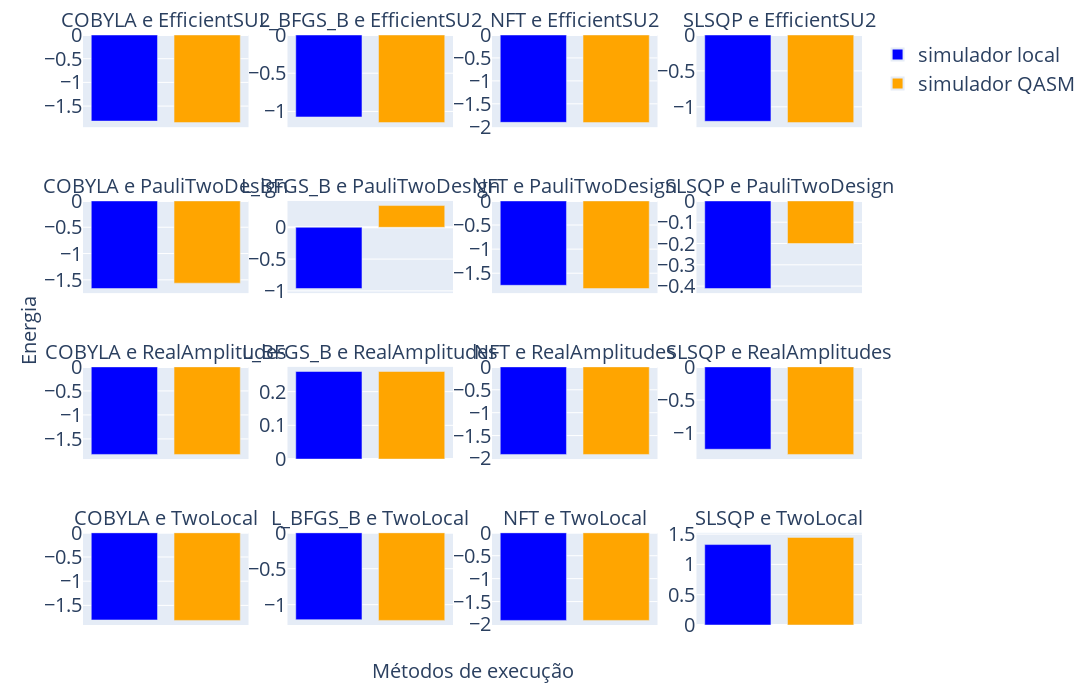

Notebook cell for this chart:
### Code cell
copia_resultados_vqe_4 = resultados_vqe_4.copy()

combinacoes = [f"{otimizador} e {ansatz}" for otimizador, ansatz in copia_resultados_vqe_4.index.unique()]
cores = {'valor_otimo_encontrado': 'blue', 'valor_otimo_encontrado_simulador': 'orange', 'valor_otimo_encontrado_computador_quantico':'cyan'}
nomes = {'valor_otimo_encontrado': 'simulador local', 'valor_otimo_encontrado_simulador': 'simulador QASM', 'valor_otimo_encontrado_computador_quantico':'IBM Brisbane'}
cols_appeared = []

fig = make_subplots(rows=4, cols=4, subplot_titles=combinacoes, 
                    x_title='Métodos de execução', y_title='Energia', 
                    shared_xaxes=False, shared_yaxes=False)

for i, (otimizador, ansatz) in enumerate(copia_resultados_vqe_4.index.unique()):

    df_subset = copia_resultados_vqe_4.loc[
        (copia_resultados_vqe_4.index.get_level_values(0) == otimizador) &
        (copia_resultados_vqe_4.index.get_level_values(1) == ansatz)
    ]

    valores = df_subset[['valor_otimo_encontrado', 'valor_otimo_encontrado_simulador']]

    for idx, col in enumerate(valores.columns):
        nome_fig = f'{otimizador}-{ansatz}-{col}'
        legenda_bool = False

        if not col in cols_appeared:
            nome_fig = f'{nomes[col]}'
            legenda_bool = True
        
        fig.add_trace(
            go.Bar(x=[col], 
                    y=[valores[col].values[0]],
                    name=nome_fig,
                    marker_color=cores[col],
                    showlegend=legenda_bool),
            row=(i // 4) + 1,
            col=(i % 4) + 1
        )
        cols_appeared.append(col)

        fig.update_xaxes(showticklabels=False, title_text='', row=(i // 4) + 1, col=(i % 4) + 1)

fig.update_layout(
                  showlegend=True,
                  xaxis_title='',
                  yaxis_title='',
                  width = 2200,
                  height = 700,
                  font = dict(size=20),
                  legend_itemsizing="constant",
                  margin = dict(l=35, r=35, t=35, b=75),
                  )

fig.update_annotations(font_size=20)

nome_figura = f"figuras_dados/vqe_4_comparacao_metodos.png"
fig.write_image(nome_figura, width=2200, height=700)

fig.show()

### Figure 1 — Plotly figure (JSON) as saved in the notebook; plotly's stock layout.template omitted (floating-point values rounded to 4 significant figures)
{"data": [{"marker": {"color": "blue"}, "name": "simulador local", "showlegend": true, "type": "bar", "x": ["valor_otimo_encontrado"], "xaxis": "x", "y": [-1.817], "yaxis": "y"}, {"marker": {"color": "orange"}, "name": "simulador QASM", "showlegend": true, "type": "bar", "x": ["valor_otimo_encontrado_simulador"], "xaxis": "x", "y": [-1.848], "yaxis": "y"}, {"marker": {"color": "blue"}, "name": "L_BFGS_B-EfficientSU2-valor_otimo_encontrado", "showlegend": false, "type": "bar", "x": ["valor_otimo_encontrado"], "xaxis": "x2", "y": [-1.072], "yaxis": "y2"}, {"marker": {"color": "orange"}, "name": "L_BFGS_B-EfficientSU2-valor_otimo_encontrado_simulador", "showlegend": false, "type": "bar", "x": ["valor_otimo_encontrado_simulador"], "xaxis": "x2", "y": [-1.146], "yaxis": "y2"}, {"marker": {"color": "blue"}, "name": "NFT-EfficientSU2-valor_otimo_encontrado", "showlegend": false, "type": "bar", "x": ["valor_otimo_encontrado"], "xaxis": "x3", "y": [-1.904], "yaxis": "y3"}, {"marker": {"color": "orange"}, "name": "NFT-EfficientSU2-valor_otimo_encontrado_simulador", "showlegend": false, "type": "bar", "x": ["valor_otimo_encontrado_simulador"], "xaxis": "x3", "y": [-1.91], "yaxis": "y3"}, {"marker": {"color": "blue"}, "name": "SLSQP-EfficientSU2-valor_otimo_encontrado", "showlegend": false, "type": "bar", "x": ["valor_otimo_encontrado"], "xaxis": "x4", "y": [-1.202], "yaxis": "y4"}, {"marker": {"color": "orange"}, "name": "SLSQP-EfficientSU2-valor_otimo_encontrado_simulador", "showlegend": false, "type": "bar", "x": ["valor_otimo_encontrado_simulador"], "xaxis": "x4", "y": [-1.22], "yaxis": "y4"}, {"marker": {"color": "blue"}, "name": "COBYLA-PauliTwoDesign-valor_otimo_encontrado", "showlegend": false, "type": "bar", "x": ["valor_otimo_encontrado"], "xaxis": "x5", "y": [-1.665], "yaxis": "y5"}, {"marker": {"color": "orange"}, "name": "COBYLA-PauliTwoDesign-valor_otimo_encontrado_simulador", "showlegend": false, "type": "bar", "x": ["valor_otimo_encontrado_simulador"], "xaxis": "x5", "y": [-1.563], "yaxis": "y5"}, {"marker": {"color": "blue"}, "name": "L_BFGS_B-PauliTwoDesign-valor_otimo_encontrado", "showlegend": false, "type": "bar", "x": ["valor_otimo_encontrado"], "xaxis": "x6", "y": [-0.963], "yaxis": "y6"}, {"marker": {"color": "orange"}, "name": "L_BFGS_B-PauliTwoDesign-valor_otimo_encontrado_simulador", "showlegend": false, "type": "bar", "x": ["valor_otimo_encontrado_simulador"], "xaxis": "x6", "y": [0.3425], "yaxis": "y6"}, {"marker": {"color": "blue"}, "name": "NFT-PauliTwoDesign-valor_otimo_encontrado", "showlegend": false, "type": "bar", "x": ["valor_otimo_encontrado"], "xaxis": "x7", "y": [-1.75], "yaxis": "y7"}, {"marker": {"color": "orange"}, "name": "NFT-PauliTwoDesign-valor_otimo_encontrado_simulador", "showlegend": false, "type": "bar", "x": ["valor_otimo_encontrado_simulador"], "xaxis": "x7", "y": [-1.817], "yaxis": "y7"}, {"marker": {"color": "blue"}, "name": "SLSQP-PauliTwoDesign-valor_otimo_encontrado", "showlegend": false, "type": "bar", "x": ["valor_otimo_encontrado"], "xaxis": "x8", "y": [-0.4113], "yaxis": "y8"}, {"marker": {"color": "orange"}, "name": "SLSQP-PauliTwoDesign-valor_otimo_encontrado_simulador", "showlegend": false, "type": "bar", "x": ["valor_otimo_encontrado_simulador"], "xaxis": "x8", "y": [-0.2004], "yaxis": "y8"}, {"marker": {"color": "blue"}, "name": "COBYLA-RealAmplitudes-valor_otimo_encontrado", "showlegend": false, "type": "bar", "x": ["valor_otimo_encontrado"], "xaxis": "x9", "y": [-1.822], "yaxis": "y9"}, {"marker": {"color": "orange"}, "name": "COBYLA-RealAmplitudes-valor_otimo_encontrado_simulador", "showlegend": false, "type": "bar", "x": ["valor_otimo_encontrado_simulador"], "xaxis": "x9", "y": [-1.823], "yaxis": "y9"}, {"marker": {"color": "blue"}, "name": "L_BFGS_B-RealAmplitudes-valor_otimo_encontrado", "showlegend": false, "type": "bar", "x": ["valor_otimo_encontrado"], "xaxis": "x10", "y": [0.2597], "yaxis": "y10"}, {"marker": {"color": "orange"}, "name": "L_BFGS_B-RealAmplitudes-valor_otimo_encontrado_simulador", "showlegend": false, "type": "bar", "x": ["valor_otimo_encontrado_simulador"], "xaxis": "x10", "y": [0.2597], "yaxis": "y10"}, {"marker": {"color": "blue"}, "name": "NFT-RealAmplitudes-valor_otimo_encontrado", "showlegend": false, "type": "bar", "x": ["valor_otimo_encontrado"], "xaxis": "x11", "y": [-1.912], "yaxis": "y11"}, {"marker": {"color": "orange"}, "name": "NFT-RealAmplitudes-valor_otimo_encontrado_simulador", "showlegend": false, "type": "bar", "x": ["valor_otimo_encontrado_simulador"], "xaxis": "x11", "y": [-1.912], "yaxis": "y11"}, {"marker": {"color": "blue"}, "name": "SLSQP-RealAmplitudes-valor_otimo_encontrado", "showlegend": false, "type": "bar", "x": ["valor_otimo_encontrado"], "xaxis": "x12", "y": [-1.245], "yaxis": "y12"}, {"marker": {"color": "orange"}, "name": "SLSQP-RealAmplitudes-valor_otimo_encontrado_simulador", "showlegend": false, "type": "bar", "x": ["valor_otimo_encontrado_simulador"], "xaxis": "x12", "y": [-1.323], "yaxis": "y12"}, {"marker": {"color": "blue"}, "name": "COBYLA-TwoLocal-valor_otimo_encontrado", "showlegend": false, "type": "bar", "x": ["valor_otimo_encontrado"], "xaxis": "x13", "y": [-1.801], "yaxis": "y13"}, {"marker": {"color": "orange"}, "name": "COBYLA-TwoLocal-valor_otimo_encontrado_simulador", "showlegend": false, "type": "bar", "x": ["valor_otimo_encontrado_simulador"], "xaxis": "x13", "y": [-1.81], "yaxis": "y13"}, {"marker": {"color": "blue"}, "name": "L_BFGS_B-TwoLocal-valor_otimo_encontrado", "showlegend": false, "type": "bar", "x": ["valor_otimo_encontrado"], "xaxis": "x14", "y": [-1.209], "yaxis": "y14"}, {"marker": {"color": "orange"}, "name": "L_BFGS_B-TwoLocal-valor_otimo_encontrado_simulador", "showlegend": false, "type": "bar", "x": ["valor_otimo_encontrado_simulador"], "xaxis": "x14", "y": [-1.219], "yaxis": "y14"}, {"marker": {"color": "blue"}, "name": "NFT-TwoLocal-valor_otimo_encontrado", "showlegend": false, "type": "bar", "x": ["valor_otimo_encontrado"], "xaxis": "x15", "y": [-1.911], "yaxis": "y15"}, {"marker": {"color": "orange"}, "name": "NFT-TwoLocal-valor_otimo_encontrado_simulador", "showlegend": false, "type": "bar", "x": ["valor_otimo_encontrado_simulador"], "xaxis": "x15", "y": [-1.911], "yaxis": "y15"}, {"marker": {"color": "blue"}, "name": "SLSQP-TwoLocal-valor_otimo_encontrado", "showlegend": false, "type": "bar", "x": ["valor_otimo_encontrado"], "xaxis": "x16", "y": [1.327], "yaxis": "y16"}, {"marker": {"color": "orange"}, "name": "SLSQP-TwoLocal-valor_otimo_encontrado_simulador", "showlegend": false, "type": "bar", "x": ["valor_otimo_encontrado_simulador"], "xaxis": "x16", "y": [1.445], "yaxis": "y16"}], "layout": {"annotations": [{"font": {"size": 20}, "showarrow": false, "text": "COBYLA e EfficientSU2", "x": 0.1062, "xanchor": "center", "xref": "paper", "y": 1, "yanchor": "bottom", "yref": "paper"}, {"font": {"size": 20}, "showarrow": false, "text": "L_BFGS_B e EfficientSU2", "x": 0.3688, "xanchor": "center", "xref": "paper", "y": 1, "yanchor": "bottom", "yref": "paper"}, {"font": {"size": 20}, "showarrow": false, "text": "NFT e EfficientSU2", "x": 0.6313, "xanchor": "center", "xref": "paper", "y": 1, "yanchor": "bottom", "yref": "paper"}, {"font": {"size": 20}, "showarrow": false, "text": "SLSQP e EfficientSU2", "x": 0.8938, "xanchor": "center", "xref": "paper", "y": 1, "yanchor": "bottom", "yref": "paper"}, {"font": {"size": 20}, "showarrow": false, "text": "COBYLA e PauliTwoDesign", "x": 0.1062, "xanchor": "center", "xref": "paper", "y": 0.7188, "yanchor": "bottom", "yref": "paper"}, {"font": {"size": 20}, "showarrow": false, "text": "L_BFGS_B e PauliTwoDesign", "x": 0.3688, "xanchor": "center", "xref": "paper", "y": 0.7188, "yanchor": "bottom", "yref": "paper"}, {"font": {"size": 20}, "showarrow": false, "text": "NFT e PauliTwoDesign", "x": 0.6313, "xanchor": "center", "xref": "paper", "y": 0.7188, "yanchor": "bottom", "yref": "paper"}, {"font": {"size": 20}, "showarrow": false, "text": "SLSQP e PauliTwoDesign", "x": 0.8938, "xanchor": "center", "xref": "paper", "y": 0.7188, "yanchor": "bottom", "yref": "paper"}, {"font": {"size": 20}, "showarrow": false, "text": "COBYLA e RealAmplitudes", "x": 0.1062, "xanchor": "center", "xref": "paper", "y": 0.4375, "yanchor": "bottom", "yref": "paper"}, {"font": {"size": 20}, "showarrow": false, "text": "L_BFGS_B e RealAmplitudes", "x": 0.3688, "xanchor": "center", "xref": "paper", "y": 0.4375, "yanchor": "bottom", "yref": "paper"}, {"font": {"size": 20}, "showarrow": false, "text": "NFT e RealAmplitudes", "x": 0.6313, "xanchor": "center", "xref": "paper", "y": 0.4375, "yanchor": "bottom", "yref": "paper"}, {"font": {"size": 20}, "showarrow": false, "text": "SLSQP e RealAmplitudes", "x": 0.8938, "xanchor": "center", "xref": "paper", "y": 0.4375, "yanchor": "bottom", "yref": "paper"}, {"font": {"size": 20}, "showarrow": false, "text": "COBYLA e TwoLocal", "x": 0.1062, "xanchor": "center", "xref": "paper", "y": 0.1562, "yanchor": "bottom", "yref": "paper"}, {"font": {"size": 20}, "showarrow": false, "text": "L_BFGS_B e TwoLocal", "x": 0.3688, "xanchor": "center", "xref": "paper", "y": 0.1562, "yanchor": "bottom", "yref": "paper"}, {"font": {"size": 20}, "showarrow": false, "text": "NFT e TwoLocal", "x": 0.6313, "xanchor": "center", "xref": "paper", "y": 0.1562, "yanchor": "bottom", "yref": "paper"}, {"font": {"size": 20}, "showarrow": false, "text": "SLSQP e TwoLocal", "x": 0.8938, "xanchor": "center", "xref": "paper", "y": 0.1562, "yanchor": "bottom", "yref": "paper"}, {"font": {"size": 20}, "showarrow": false, "text": "Métodos de execução", "x": 0.5, "xanchor": "center", "xref": "paper", "y": 0, "yanchor": "top", "yref": "paper", "yshift": -30}, {"font": {"size": 20}, "showarrow": false, "text": "Energia", "textangle": -90, "x": 0, "xanchor": "right", "xref": "paper", "xshift": -40, "y": 0.5, "yanchor": "middle", "yref": "paper"}], "font": {"size": 20}, "height": 700, "legend": {"itemsizing": "constant"}, "margin": {"b": 75, "l": 35, "r": 35, "t": 35}, "showlegend": true, "width": 2200, "xaxis": {"anchor": "y", "domain": [0, 0.2125], "showticklabels": false, "title": {"text": ""}}, "xaxis10": {"anchor": "y10", "domain": [0.2625, 0.475], "showticklabels": false, "title": {"text": ""}}, "xaxis11": {"anchor": "y11", "domain": [0.525, 0.7375], "showticklabels": false, "title": {"text": ""}}, "xaxis12": {"anchor": "y12", "domain": [0.7875, 1], "showticklabels": false, "title": {"text": ""}}, "xaxis13": {"anchor": "y13", "domain": [0, 0.2125], "showticklabels": false, "title": {"text": ""}}, "xaxis14": {"anchor": "y14", "domain": [0.2625, 0.475], "showticklabels": false, "title": {"text": ""}}, "xaxis15": {"anchor": "y15", "domain": [0.525, 0.7375], "showticklabels": false, "title": {"text": ""}}, "xaxis16": {"anchor": "y16", "domain": [0.7875, 1], "showticklabels": false, "title": {"text": ""}}, "xaxis2": {"anchor": "y2", "domain": [0.2625, 0.475], "showticklabels": false, "title": {"text": ""}}, "xaxis3": {"anchor": "y3", "domain": [0.525, 0.7375], "showticklabels": false, "title": {"text": ""}}, "xaxis4": {"anchor": "y4", "domain": [0.7875, 1], "showticklabels": false, "title": {"text": ""}}, "xaxis5": {"anchor": "y5", "domain": [0, 0.2125], "showticklabels": false, "title": {"text": ""}}, "xaxis6": {"anchor": "y6", "domain": [0.2625, 0.475], "showticklabels": false, "title": {"text": ""}}, "xaxis7": {"anchor": "y7", "domain": [0.525, 0.7375], "showticklabels": false, "title": {"text": ""}}, "xaxis8": {"anchor": "y8", "domain": [0.7875, 1], "showticklabels": false, "title": {"text": ""}}, "xaxis9": {"anchor": "y9", "domain": [0, 0.2125], "showticklabels": false, "title": {"text": ""}}, "yaxis": {"anchor": "x", "domain": [0.8438, 1], "title": {"text": ""}}, "yaxis10": {"anchor": "x10", "domain": [0.2812, 0.4375]}, "yaxis11": {"anchor": "x11", "domain": [0.2812, 0.4375]}, "yaxis12": {"anchor": "x12", "domain": [0.2812, 0.4375]}, "yaxis13": {"anchor": "x13", "domain": [0, 0.1562]}, "yaxis14": {"anchor": "x14", "domain": [0, 0.1562]}, "yaxis15": {"anchor": "x15", "domain": [0, 0.1562]}, "yaxis16": {"anchor": "x16", "domain": [0, 0.1562]}, "yaxis2": {"anchor": "x2", "domain": [0.8438, 1]}, "yaxis3": {"anchor": "x3", "domain": [0.8438, 1]}, "yaxis4": {"anchor": "x4", "domain": [0.8438, 1]}, "yaxis5": {"anchor": "x5", "domain": [0.5625, 0.7188]}, "yaxis6": {"anchor": "x6", "domain": [0.5625, 0.7188]}, "yaxis7": {"anchor": "x7", "domain": [0.5625, 0.7188]}, "yaxis8": {"anchor": "x8", "domain": [0.5625, 0.7188]}, "yaxis9": {"anchor": "x9", "domain": [0.2812, 0.4375]}}}
